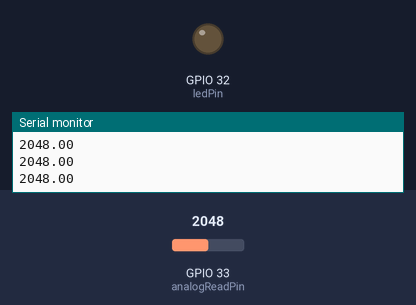
Recording of a sketch running on a simulated ESP32. Parts: output pins drawn as LEDs (lit = HIGH), the last lines printed to the serial monitor. The test bench sets the inputs (shaded band); at power-on: GPIO 33 (analogReadPin) = 2048.

Above: at 1.2 s.
1.3 s: GPIO 33 (analogReadPin) set to 1031
2.8 s: GPIO 33 (analogReadPin) set to 932
At 3.3 s:
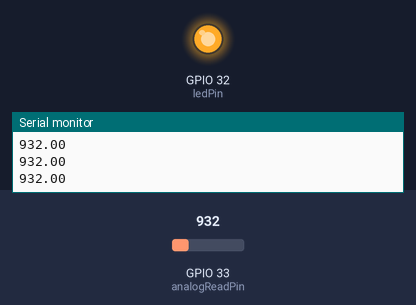
4.3 s: GPIO 33 (analogReadPin) set to 1040
At 4.7 s:
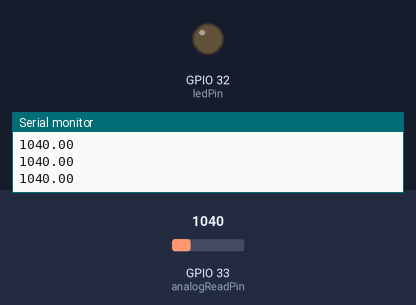
5.8 s: GPIO 33 (analogReadPin) set to 960
At 7.0 s:
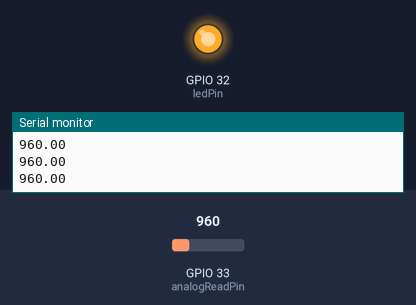
Timing chart, 0 to 8.3 s (numbered marks = the images above; inputs shaded):
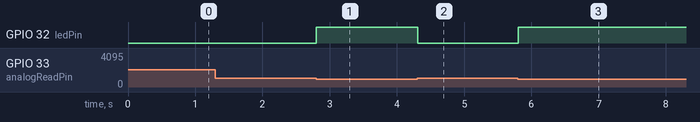

Measured:
- the behaviour switches between 1001 and 1000 on GPIO 33 (analogReadPin) (found by bisection; images 0 and 1)
- after the input at 2.8 s, GPIO 32 (ledPin): LOW → HIGH at once
- after the input at 4.3 s, GPIO 32 (ledPin): HIGH → LOW at once
- after the input at 5.8 s, GPIO 32 (ledPin): LOW → HIGH at once

The sketch:

analogRead.ino
```cpp
const int analogReadPin = 33;
const int ledPin = 32;
const int THRESHOLD = 1000;
float luz;

void setup() {
  Serial.begin(115200);
  pinMode(ledPin, OUTPUT);
}

void loop() {
// Serial.println(analogRead(analogReadPin));
//1. Encienda el LED si la lecura pasa un umbral THRESHOLD

luz = analogRead(analogReadPin);
//  Serial.println(luz);
//  if(luz>=THRESHOLD){
//     digitalWrite(ledPin,HIGH);
//  }
//  else{
//     digitalWrite(ledPin, LOW);
//  }

//Invoco la función en el loop
ledSwitch(luz);

  delay(10);
}

// 2. Convertir la actividad anterior en una función llamada "ledSwitch"
void ledSwitch(float value){

    Serial.println(value);
    if (value<=THRESHOLD){
      digitalWrite(ledPin,HIGH);
    }
    else{
      digitalWrite(ledPin,LOW);
    }
}
```
